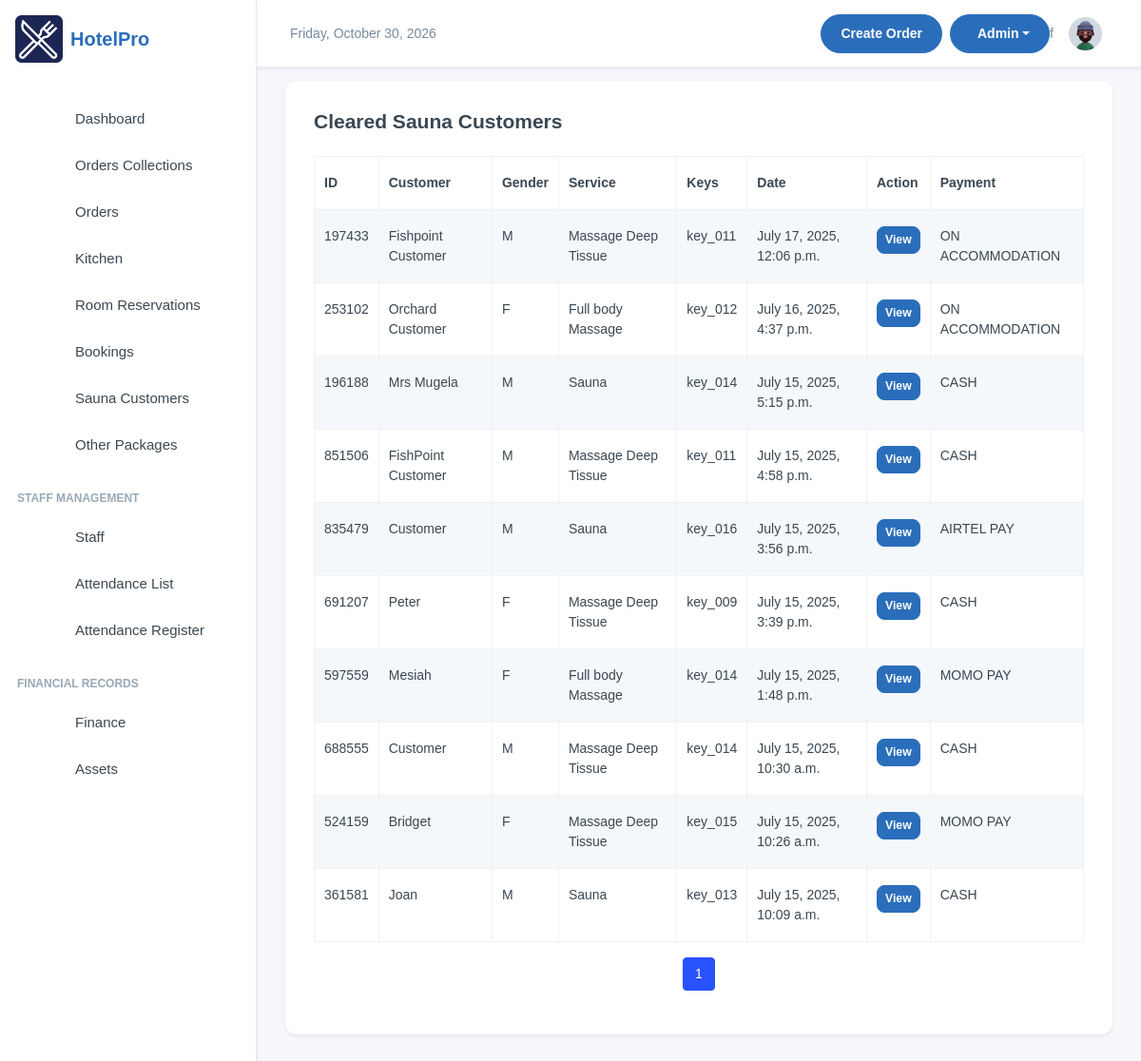
The page /room_bookings/cleared_sauna/ (signed in) on the database its author committed.
### room_bookings/models.py (models this page shows, shortened)
class SaunaUser(models.Model):
    KEY_CHOICES = [
        ("no_key", "No Key"),
        ("reception", "Left at Reception"),
    ] + [
        (f"key_{str(i).zfill(3)}", f"key_{str(i).zfill(3)}") for i in range(1, 16)
    ]
    GENDER_CHOICES = [
        ('M', 'Male'),
        ('F', 'Female'),
    ]
    PAY_MODE = (
        ("NO PAYMENT", "NO PAYMENT"),
        ("CASH", "CASH"),
        ("MOMO PAY", "MOMO PAY"),
        ("AIRTEL PAY", "AIRTEL PAY"),
        ("ON ACCOMMODATION", "ON ACCOMMODATION"),
    )
    random_id = models.CharField(max_length=6, unique=True, editable=False, default=generate_random_id)
    customer_name = models.CharField(max_length=100)
    gender = models.CharField(max_length=1, choices=GENDER_CHOICES)
    service = models.ForeignKey(Sauna_services, on_delete=models.CASCADE)
    keys = models.CharField(max_length=100, choices=KEY_CHOICES)
    price = models.IntegerField(blank=True, null=True, editable=False)
    payment_mode = models.CharField(
         max_length=20, choices=PAY_MODE, default="NO PAYMENT")
    transaction_id = models.CharField(
        blank=True, null=True, max_length=100, help_text="Transaction ID / Invoice Number")
    created_by = models.ForeignKey(
        User, on_delete=models.SET_NULL, null=True, blank=True)
    order_date = models.DateTimeField(auto_now_add=True, blank=True, null=True)

class Sauna_services(models.Model):
    name = models.CharField(max_length=100)
    description = models.CharField(max_length=100)
    price = models.IntegerField(blank=True, null=True)
    def __str__(self):
        return self.name

### room_bookings/views.py (the view)
# urls.py: path('cleared_sauna/', SaunaclearedTransactions, name='cleared_sauna'),
@login_required
def SaunaclearedTransactions(request):
    sauna_list = SaunaUser.objects.filter(
        payment_mode__in=["CASH", "MOMO PAY", "AIRTEL PAY", "ON ACCOMMODATION"]).order_by('-id')
    page = request.GET.get('page')
    sauna_page = Paginator(sauna_list, 10).get_page(page)
    return render(request, "cleared_Sauna.html", {"sauna_list": sauna_page})

### room_bookings/templates/cleared_Sauna.html (shortened to what this page needs)
{% extends 'base.html' %}
{% block content %}
<div class="card">
  <div class="card-body">
    <div class="row">
      <h4 class="fw-semibold mb-2"> Cleared Sauna Customers</h4>
      <div class="container mt-3">
        <table class="table table-striped table-bordered">
          <thead class="thead-dark">
            <tr>
              <th>ID</th>
              <th>Customer</th>
              <th>Gender</th>
              <th>Service</th>
              <th>Keys</th>
              <th>Date</th>
              <th>Action</th>
              <th>Payment</th>
            </tr>
          </thead>
          <tbody>
            {% for saunacustomer in sauna_list %}
            <tr>
              <td>{{ saunacustomer.random_id }}</td>
              <td>{{ saunacustomer.customer_name }}</td>
              <td>{{ saunacustomer.gender }}</td>
              <td>{{ saunacustomer.service }}</td>
              <td>{{ saunacustomer.keys }}</td>
              <td>{{ saunacustomer.order_date }}</td>
              <td>
                <a href="/room_bookings/get_sauna_customer/{{ saunacustomer.id }}" class="btn btn-primary btn-sm">
                  View
                </a>
              </td>
              <td>
               {{saunacustomer.payment_mode}}
              </td>
            </tr>
            {% empty %}
            <tr>
              <td colspan="9" class="text-center">No customers available</td>
            </tr>
            {% endfor %}
          </tbody>
        </table>
        <nav aria-label="Page navigation">
          <ul class="pagination justify-content-center">
            {% for page_num in sauna_list.paginator.page_range %}
              {% if page_num >= sauna_list.number|add:-2 and page_num <= sauna_list.number|add:2 %}
              <li class="page-item {% if page_num == sauna_list.number %}active{% endif %}">
                <a class="page-link" href="?page={{ page_num }}">{{ page_num }}</a>
              </li>
              {% elif page_num == 1 or page_num == sauna_list.paginator.num_pages %}
              <li class="page-item"><a class="page-link" href="?page={{ page_num }}">{{ page_num }}</a></li>
              {% elif page_num == sauna_list.number|add:-3 or page_num == sauna_list.number|add:3 %}
              <li class="page-item disabled"><span class="page-link">...</span></li>
              {% endif %}
            {% endfor %}
          </ul>
        </nav>
      </div>
    </div>
  </div>
</div>
{% endblock %}

### templates/base.html (style rules this page uses)
:root { --primary-color: #2A6EBB; --secondary-color: #F8F9FA; --accent-color: #FFD700; --text-color: #333333; --success-color: #28a745; --danger-color: #dc3545; --warning-color: #ffc107; --info-color: #17a2b8; }
body { font-family: 'Poppins', sans-serif; background-color: #f5f7fa; }
.btn-primary { background-color: var(--primary-color); border-color: var(--primary-color); }
.card { border-radius: 0.75rem; border: none; box-shadow: 0 0.125rem 0.25rem rgba(0, 0, 0, 0.075); transition: transform 0.2s ease-in-out, box-shadow 0.2s ease-in-out; }

### rows shown on the page
SaunaUser: random_id "197433", customer_name "Fishpoint Customer", gender "M", service "Massage Deep Tissue", keys "key_011", order_date "July 17, 2025, 12:06 p.m.", payment_mode "ON ACCOMMODATION"
SaunaUser: random_id "253102", customer_name "Orchard Customer", gender "F", service "Full body Massage", keys "key_012", order_date "July 16, 2025, 4:37 p.m.", payment_mode "ON ACCOMMODATION"
SaunaUser: random_id "196188", customer_name "Mrs Mugela", gender "M", service "Sauna", keys "key_014", order_date "July 15, 2025, 5:15 p.m.", payment_mode "CASH"
SaunaUser: random_id "851506", customer_name "FishPoint Customer", gender "M", service "Massage Deep Tissue", keys "key_011", order_date "July 15, 2025, 4:58 p.m.", payment_mode "CASH"
SaunaUser: random_id "835479", customer_name "Customer", gender "M", service "Sauna", keys "key_016", order_date "July 15, 2025, 3:56 p.m.", payment_mode "AIRTEL PAY"
SaunaUser: random_id "691207", customer_name "Peter", gender "F", service "Massage Deep Tissue", keys "key_009", order_date "July 15, 2025, 3:39 p.m.", payment_mode "CASH"
SaunaUser: random_id "597559", customer_name "Mesiah", gender "F", service "Full body Massage", keys "key_014", order_date "July 15, 2025, 1:48 p.m.", payment_mode "MOMO PAY"
SaunaUser: random_id "688555", customer_name "Customer", gender "M", service "Massage Deep Tissue", keys "key_014", order_date "July 15, 2025, 10:30 a.m.", payment_mode "CASH"
SaunaUser: random_id "524159", customer_name "Bridget", gender "F", service "Massage Deep Tissue", keys "key_015", order_date "July 15, 2025, 10:26 a.m.", payment_mode "MOMO PAY"
SaunaUser: random_id "361581", customer_name "Joan", gender "M", service "Sauna", keys "key_013", order_date "July 15, 2025, 10:09 a.m.", payment_mode "CASH"

### other values the page prints
{{ page_num }} "1"
